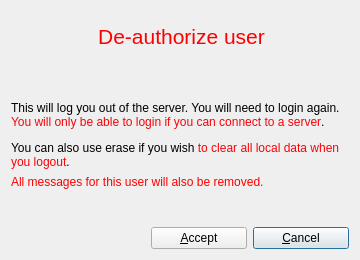
<?xml version="1.0" encoding="UTF-8"?>
<ui version="4.0">
 <author>David Sugar</author>
 <comment>** Copyright (C) 2017 Tycho Softworks.
**
** This program is free software: you can redistribute it and/or modify
** it under the terms of the GNU General Public License as published
** by the Free Software Foundation, either version 3 of the License, or
** (at your option) any later version.
**
** This program is distributed in the hope that it will be useful,
** but WITHOUT ANY WARRANTY; without even the implied warranty of
** MERCHANTABILITY or FITNESS FOR A PARTICULAR PURPOSE.  See the
** GNU General Public License for more details.
**
** You should have received a copy of the GNU General Public License
** along with this program.  If not, see &lt;http://www.gnu.org/licenses/&gt;.</comment>
 <class>DelAuth</class>
 <widget class="QDialog" name="DelAuth">
  <property name="windowModality">
   <enum>Qt::WindowModal</enum>
  </property>
  <property name="geometry">
   <rect>
    <x>0</x>
    <y>0</y>
    <width>360</width>
    <height>260</height>
   </rect>
  </property>
  <property name="windowTitle">
   <string notr="true">Dialog</string>
  </property>
  <property name="modal">
   <bool>true</bool>
  </property>
  <layout class="QGridLayout" name="gridLayout">
   <item row="0" column="0">
    <layout class="QVBoxLayout" name="verticalLayout">
     <item>
      <layout class="QHBoxLayout" name="horizontalLayout">
       <property name="spacing">
        <number>0</number>
       </property>
       <item>
        <widget class="QToolButton" name="tribalButton">
         <property name="minimumSize">
          <size>
           <width>48</width>
           <height>48</height>
          </size>
         </property>
         <property name="styleSheet">
          <string notr="true">border: none;</string>
         </property>
         <property name="text">
          <string/>
         </property>
         <property name="icon">
          <iconset resource="../Resources/desktop.qrc">
           <normaloff>:/images/caution.png</normaloff>:/images/caution.png</iconset>
         </property>
         <property name="iconSize">
          <size>
           <width>48</width>
           <height>48</height>
          </size>
         </property>
        </widget>
       </item>
       <item>
        <widget class="QLabel" name="label_2">
         <property name="font">
          <font>
           <pointsize>16</pointsize>
          </font>
         </property>
         <property name="styleSheet">
          <string notr="true">color: red;</string>
         </property>
         <property name="text">
          <string>De-authorize user</string>
         </property>
         <property name="alignment">
          <set>Qt::AlignCenter</set>
         </property>
        </widget>
       </item>
       <item>
        <spacer name="horizontalSpacer">
         <property name="orientation">
          <enum>Qt::Horizontal</enum>
         </property>
         <property name="sizeType">
          <enum>QSizePolicy::Fixed</enum>
         </property>
         <property name="sizeHint" stdset="0">
          <size>
           <width>48</width>
           <height>20</height>
          </size>
         </property>
        </spacer>
       </item>
      </layout>
     </item>
     <item>
      <spacer name="verticalSpacer">
       <property name="orientation">
        <enum>Qt::Vertical</enum>
       </property>
       <property name="sizeHint" stdset="0">
        <size>
         <width>20</width>
         <height>0</height>
        </size>
       </property>
      </spacer>
     </item>
     <item>
      <widget class="QLabel" name="about">
       <property name="text">
        <string>&lt;html&gt;&lt;head/&gt;&lt;body&gt;&lt;p&gt;This will log you out of the server. You will need to login again. &lt;span style=&quot; color:#fc0107;&quot;&gt;You will only be able to login if you can connect to a server&lt;/span&gt;&lt;span style=&quot; color:#000000;&quot;&gt;.&lt;/span&gt;&lt;/p&gt;&lt;p&gt;You can also use erase if you wish &lt;span style=&quot; color:#fc0107;&quot;&gt;to clear all local data when you logout&lt;/span&gt;. &lt;/p&gt;&lt;/body&gt;&lt;/html&gt;</string>
       </property>
       <property name="textFormat">
        <enum>Qt::RichText</enum>
       </property>
       <property name="alignment">
        <set>Qt::AlignLeading|Qt::AlignLeft|Qt::AlignVCenter</set>
       </property>
       <property name="wordWrap">
        <bool>true</bool>
       </property>
      </widget>
     </item>
     <item>
      <widget class="QLabel" name="label">
       <property name="styleSheet">
        <string notr="true">color: red;</string>
       </property>
       <property name="text">
        <string>All messages for this user will also be removed.</string>
       </property>
      </widget>
     </item>
     <item>
      <spacer name="verticalSpacer_5">
       <property name="orientation">
        <enum>Qt::Vertical</enum>
       </property>
       <property name="sizeHint" stdset="0">
        <size>
         <width>20</width>
         <height>0</height>
        </size>
       </property>
      </spacer>
     </item>
     <item>
      <layout class="QHBoxLayout" name="horizontalLayout_2">
       <item>
        <spacer name="horizontalSpacer_2">
         <property name="orientation">
          <enum>Qt::Horizontal</enum>
         </property>
         <property name="sizeHint" stdset="0">
          <size>
           <width>40</width>
           <height>20</height>
          </size>
         </property>
        </spacer>
       </item>
       <item>
        <widget class="QPushButton" name="acceptButton">
         <property name="minimumSize">
          <size>
           <width>96</width>
           <height>0</height>
          </size>
         </property>
         <property name="maximumSize">
          <size>
           <width>96</width>
           <height>16777215</height>
          </size>
         </property>
         <property name="text">
          <string>&amp;Accept</string>
         </property>
         <property name="shortcut">
          <string>Meta+A</string>
         </property>
        </widget>
       </item>
       <item>
        <widget class="QPushButton" name="cancelButton">
         <property name="sizePolicy">
          <sizepolicy hsizetype="Preferred" vsizetype="Fixed">
           <horstretch>0</horstretch>
           <verstretch>0</verstretch>
          </sizepolicy>
         </property>
         <property name="minimumSize">
          <size>
           <width>96</width>
           <height>0</height>
          </size>
         </property>
         <property name="maximumSize">
          <size>
           <width>96</width>
           <height>16777215</height>
          </size>
         </property>
         <property name="text">
          <string>&amp;Cancel</string>
         </property>
         <property name="icon">
          <iconset theme="dialog-close">
           <normaloff>.</normaloff>.</iconset>
         </property>
         <property name="shortcut">
          <string>Meta+C</string>
         </property>
         <property name="default">
          <bool>true</bool>
         </property>
        </widget>
       </item>
      </layout>
     </item>
    </layout>
   </item>
  </layout>
 </widget>
 <resources>
  <include location="../Resources/desktop.qrc"/>
 </resources>
 <connections/>
</ui>
